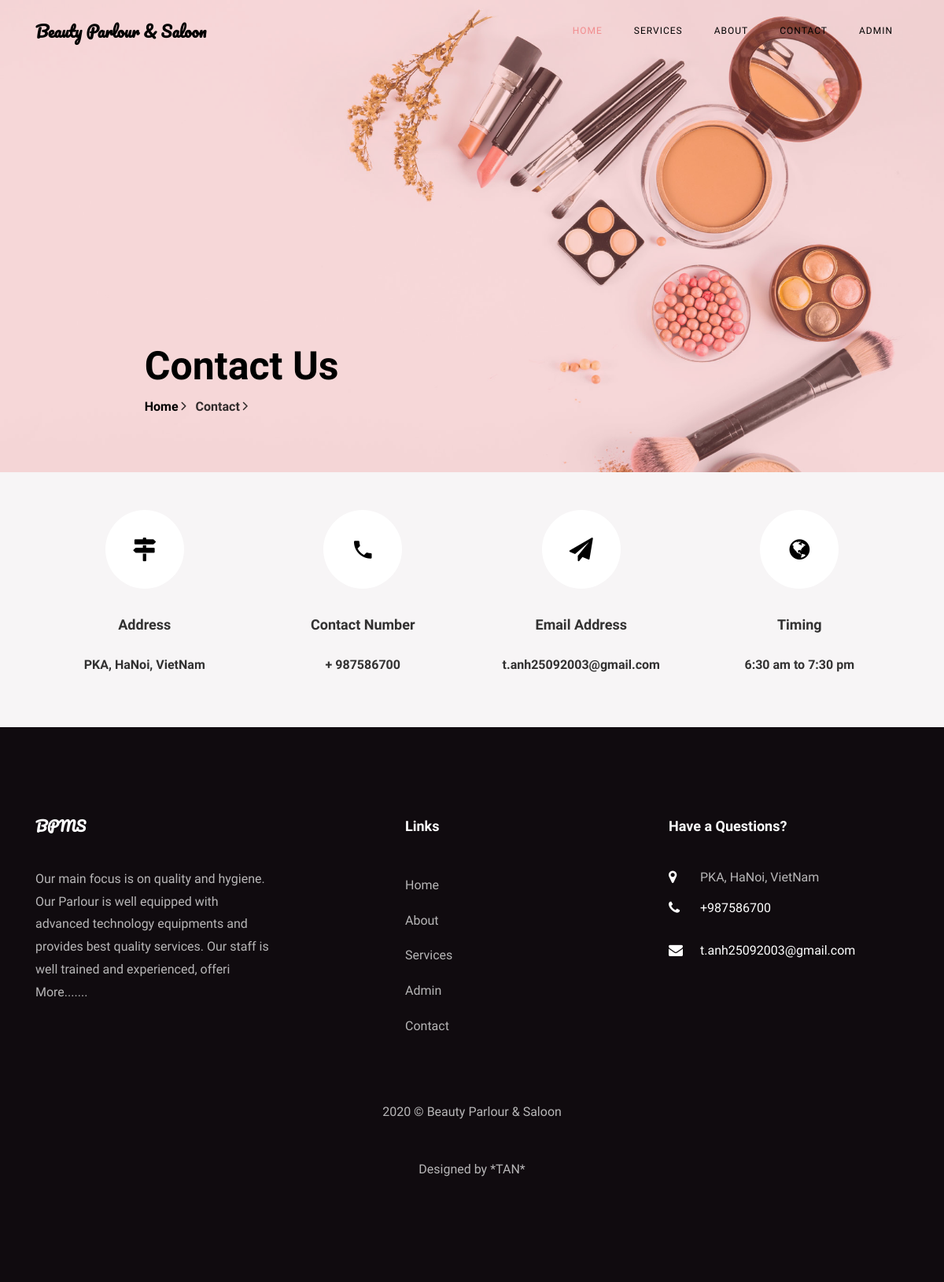
The page /contact.php on the database its author committed.
### tables this page shows
CREATE TABLE `tblpage` (
  `ID` int(10) NOT NULL,
  `PageType` varchar(200) DEFAULT NULL,
  `PageTitle` mediumtext,
  `PageDescription` mediumtext,
  `Email` varchar(200) DEFAULT NULL,
  `MobileNumber` bigint(10) DEFAULT NULL,
  `UpdationDate` date DEFAULT NULL,
  `Timing` varchar(200) NOT NULL
);

### contact.php (the view, shortened to what this page needs)
<?php
include('includes/dbconnection.php');
?>
<!DOCTYPE html>
<html lang="en">
  <head>
    <link rel="stylesheet" href="css/open-iconic-bootstrap.min.css">
    <link rel="stylesheet" href="css/animate.css">
    <link rel="stylesheet" href="css/owl.carousel.min.css">
    <link rel="stylesheet" href="css/owl.theme.default.min.css">
    <link rel="stylesheet" href="css/magnific-popup.css">
    <link rel="stylesheet" href="css/aos.css">
    <link rel="stylesheet" href="css/ionicons.min.css">
    <link rel="stylesheet" href="css/bootstrap-datepicker.css">
    <link rel="stylesheet" href="css/jquery.timepicker.css">
    <link rel="stylesheet" href="css/flaticon.css">
    <link rel="stylesheet" href="css/icomoon.css">
    <link rel="stylesheet" href="css/style.css">
  </head>
  <body>
	   <?php include_once('includes/header.php');?>
    <section class="hero-wrap hero-wrap-2" style="background-image: url('images/bg-2.jpg');" data-stellar-background-ratio="0.5">
      <div class="overlay"></div>
      <div class="container">
        <div class="row no-gutters slider-text js-fullheight align-items-end justify-content-center">
          <div class="col-md-9 ftco-animate pb-5">
            <h2 class="mb-0 bread">Contact Us</h2>
            <p class="breadcrumbs"><span class="mr-2"><a href="index.php">Home <i class="ion-ios-arrow-forward"></i></a></span> <span>Contact <i class="ion-ios-arrow-forward"></i></span></p>
          </div>
        </div>
      </div>
    </section>
    <section class="contact-section bg-light">
      <div class="container">
        <div class="row no-gutters d-flex contact-info">
          <?php
$ret=mysqli_query($con,"select * from tblpage where PageType='contactus' ");
while ($row=mysqli_fetch_array($ret)) {
?>
          <div class="col-md-3 d-flex">
          	<div class="align-self-stretch box p-4 py-md-5 text-center">
          		<div class="icon d-flex align-items-center justify-content-center">
          			<span class="icon-map-signs"></span>
          		</div>
          		<h3 class="mb-4">Address</h3>
	            <p><?php  echo $row['PageDescription'];?></p>
	          </div>
          </div>
          <div class="col-md-3 d-flex">
          	<div class="align-self-stretch box p-4 py-md-5 text-center">
          		<div class="icon d-flex align-items-center justify-content-center">
          			<span class="icon-phone2"></span>
          		</div>
          		<h3 class="mb-4">Contact Number</h3>
	            <p><a href="tel://1234567920">+ <?php  echo $row['MobileNumber'];?></a></p>
	          </div>
          </div>
          <div class="col-md-3 d-flex">
          	<div class="align-self-stretch box p-4 py-md-5 text-center">
          		<div class="icon d-flex align-items-center justify-content-center">
          			<span class="icon-paper-plane"></span>
          		</div>
          		<h3 class="mb-4">Email Address</h3>
	            <p><a href="mailto:info@yoursite.com"><?php  echo $row['Email'];?></a></p>
	          </div>
          </div>
          <div class="col-md-3 d-flex">
          	<div class="align-self-stretch box p-4 py-md-5 text-center">
          		<div class="icon d-flex align-items-center justify-content-center">
          			<span class="icon-globe"></span>
          		</div>
          		<h3 class="mb-4">Timing</h3>
	            <p><?php  echo $row['Timing'];?></p>
	          </div>
          </div>
          <?php } ?>
        </div>
      </div>
    </section>
   <?php include_once('includes/footer.php');?>
  </body>
</html>

### includes/footer.php (shortened to what this page needs)
 <?php
include('includes/dbconnection.php');
?>
 <footer class="ftco-footer ftco-section">
      <div class="container">
        <div class="row mb-5">
          <div class="col-md">
            <div class="ftco-footer-widget mb-4">
              <h2 class="ftco-heading-2 logo">BPMS</h2>
              <?php
$ret=mysqli_query($con,"select * from tblpage where PageType='aboutus' ");
while ($row=mysqli_fetch_array($ret)) {
?>
              <p><?php  echo substr($row['PageDescription'],0,200);?> <a href="about.php">More.......</a></p><?php } ?>
            </div>
          </div>
          <div class="col-md" style="padding-left: 150px">
             <div class="ftco-footer-widget mb-4">
              <h2 class="ftco-heading-2">Links</h2>
              <ul class="list-unstyled">
                <li><a href="index.php" class="py-2 d-block">Home</a></li>
                <li><a href="about.php" class="py-2 d-block">About</a></li>
                <li><a href="services.php" class="py-2 d-block">Services</a></li>
                <li><a href="admin/index.php" class="py-2 d-block">Admin</a></li>
                <li><a href="contact.php" class="py-2 d-block">Contact</a></li>
              </ul>
            </div>
          </div>
          <div class="col-md">
            <div class="ftco-footer-widget mb-4">
            	<h2 class="ftco-heading-2">Have a Questions?</h2>
            	<div class="block-23 mb-3">
                <?php
$ret=mysqli_query($con,"select * from tblpage where PageType='contactus' ");
while ($row=mysqli_fetch_array($ret)) {
?>
	              <ul>
	                <li><span class="icon icon-map-marker"></span><span class="text"><?php  echo $row['PageDescription'];?></span></li>
	                <li><a href="#"><span class="icon icon-phone"></span><span class="text">+<?php  echo $row['MobileNumber'];?></span></a></li>
	                <li><a href="#"><span class="icon icon-envelope"></span><span class="text"><?php  echo $row['Email'];?></span></a></li>
	              </ul>
	            </div>
               <?php } ?>
            </div>
          </div>
        </div>
        <div class="row">
          <div class="col-md-12 text-center">
            <p>
  2020 &copy; Beauty Parlour & Saloon    </p><br>
            <p>Designed by *TAN*</p>
          </div>
        </div>
      </div>
    </footer>

### css/icomoon.css (style rules this page uses)
[class^="icon-"], [class*=" icon-"] { font-family: 'icomoon' !important; speak: none; font-style: normal; font-weight: normal; font-variant: normal; text-transform: none; line-height: 1; -webkit-font-smoothing: antialiased; -moz-osx-font-smoothing: grayscale; }
.icon-map-marker:before { content: "\f041"; }
.icon-phone:before { content: "\f095"; }
.icon-globe:before { content: "\f0ac"; }
.icon-envelope:before { content: "\f0e0"; }
.icon-paper-plane:before { content: "\f1d8"; }
.icon-map-signs:before { content: "\f277"; }
.icon-phone2:before { content: "\e0cd"; }

### rows shown on the page
tblpage: PageDescription "PKA, HaNoi, VietNam", MobileNumber "987586700", Email "t.anh25092003@gmail.com", Timing "6:30 am to 7:30 pm"
tblpage: PageDescription "Our main focus is on quality and hygiene. Our Parlour is well equipped with advanced technology equipments and provides best quality services. Our staff is well trained and experienced, offeri"
